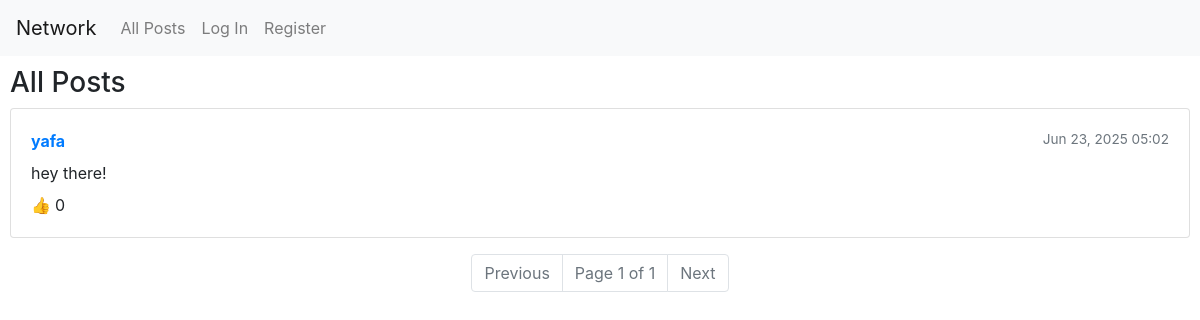
The app's page /all_posts/, older data.
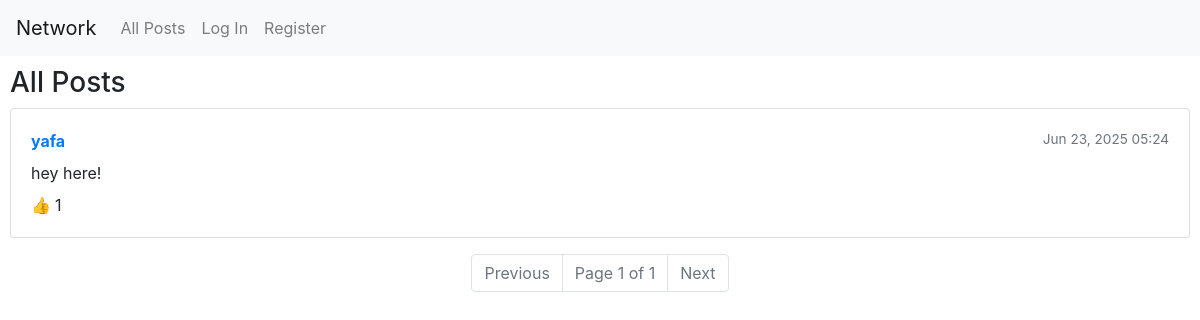
The same page, newer data.
### network/models.py (models this page shows, shortened)
class Post(models.Model):
    user = models.ForeignKey(User, on_delete=models.CASCADE, related_name="posts")
    content = models.TextField(max_length=500)
    timestamp = models.DateTimeField(auto_now_add=True)
    likes = models.ManyToManyField(User, related_name="liked_posts", blank=True)

class User(AbstractUser):
    followers = models.ManyToManyField('self', symmetrical=False, related_name='following', blank=True)

### network/views.py (the view)
# urls.py: path("all_posts/", views.all_posts, name="all_posts"),
def all_posts(request):
    posts_list = Post.objects.all().order_by('-timestamp')
    paginator = Paginator(posts_list, 10)  # 10 posts per page
    page_number = request.GET.get('page')
    posts = paginator.get_page(page_number)
    return render(request, "network/all_posts.html", {
        "posts": posts
    })

### network/templates/network/all_posts.html (shortened to what this page needs)
{% extends "network/layout.html" %}
{% block body %}
    <h3>All Posts</h3>
    {% for post in posts %}
        <div class="card mb-3" id="post-{{ post.id }}">
            <div class="card-body">
                <strong>
                    <a href="{% url 'profile' post.user.username %}">{{ post.user.username }}</a>
                </strong>
                <span class="text-muted float-right">{{ post.timestamp|date:"M d, Y H:i" }}</span>
                <p class="mt-2 mb-0" id="content-{{ post.id }}">{{ post.content }}</p>
                <div class="mt-2 d-flex align-items-center">
                    {% if user.is_authenticated %}
                        <button class="btn btn-sm btn-link p-0 align-baseline" onclick="toggleLike('{{ post.id }}')" id="like-btn-{{ post.id }}">
                            {% if user in post.likes.all %}
                                <span style="color: #007bff;">&#128077;</span>
                            {% else %}
                                <span style="color: #888;">&#128077;</span>
                            {% endif %}
                        </button>
                    {% else %}
                        <span style="color: #888;">&#128077;</span>
                    {% endif %}
                    <span id="like-count-{{ post.id }}" class="ml-1">{{ post.likes.count }}</span>
                </div>
            </div>
        </div>
    {% empty %}
        <p>No posts yet.</p>
    {% endfor %}
    <nav aria-label="Page navigation">
      <ul class="pagination justify-content-center">
        {% if posts.has_previous %}
          <li class="page-item">
            <a class="page-link" href="?page={{ posts.previous_page_number }}">Previous</a>
          </li>
        {% else %}
          <li class="page-item disabled">
            <span class="page-link">Previous</span>
          </li>
        {% endif %}
        <li class="page-item disabled">
          <span class="page-link">
            Page {{ posts.number }} of {{ posts.paginator.num_pages }}
          </span>
        </li>
        {% if posts.has_next %}
          <li class="page-item">
            <a class="page-link" href="?page={{ posts.next_page_number }}">Next</a>
          </li>
        {% else %}
          <li class="page-item disabled">
            <span class="page-link">Next</span>
          </li>
        {% endif %}
      </ul>
    </nav>
{% endblock %}

### network/templates/network/layout.html (shortened to what this page needs)
{% load static %}
<!DOCTYPE html>
<html lang="en">
    <head>
        <link rel="stylesheet" href="https://stackpath.bootstrapcdn.com/bootstrap/4.4.1/css/bootstrap.min.css">
        <link href="{% static 'network/styles.css' %}" rel="stylesheet">
    </head>
    <body>
        <nav class="navbar navbar-expand-lg navbar-light bg-light">
            <a class="navbar-brand" href="#">Network</a>
            <div>
              <ul class="navbar-nav mr-auto">
                <li class="nav-item">
                  <a class="nav-link" href="{% url 'index' %}">All Posts</a>
                </li>
                {% if user.is_authenticated %}
                    <li class="nav-item">
                        <a class="nav-link" href="{% url 'following' %}">Following</a>
                    </li>
                    <li class="nav-item">
                        <a class="nav-link" href="{% url 'logout' %}">Log Out</a>
                    </li>
                {% else %}
                    <li class="nav-item">
                        <a class="nav-link" href="{% url 'login' %}">Log In</a>
                    </li>
                    <li class="nav-item">
                        <a class="nav-link" href="{% url 'register' %}">Register</a>
                    </li>
                {% endif %}
              </ul>
            </div>
          </nav>
        <div class="body">
            {% block body %}
            {% endblock %}
        </div>
    </body>
</html>

### network/static/network/styles.css (style rules this page uses)
.card { margin-bottom: 1rem; }
.text-muted { font-size: 0.85rem; }
.body { padding: 10px; }

Row changes from the older to the newer data that the page shows:
changed Post "yafa": timestamp "Jun 23, 2025 05:02" → "Jun 23, 2025 05:24"; content "hey there!" → "hey here!"; likes.count "0" → "1"
